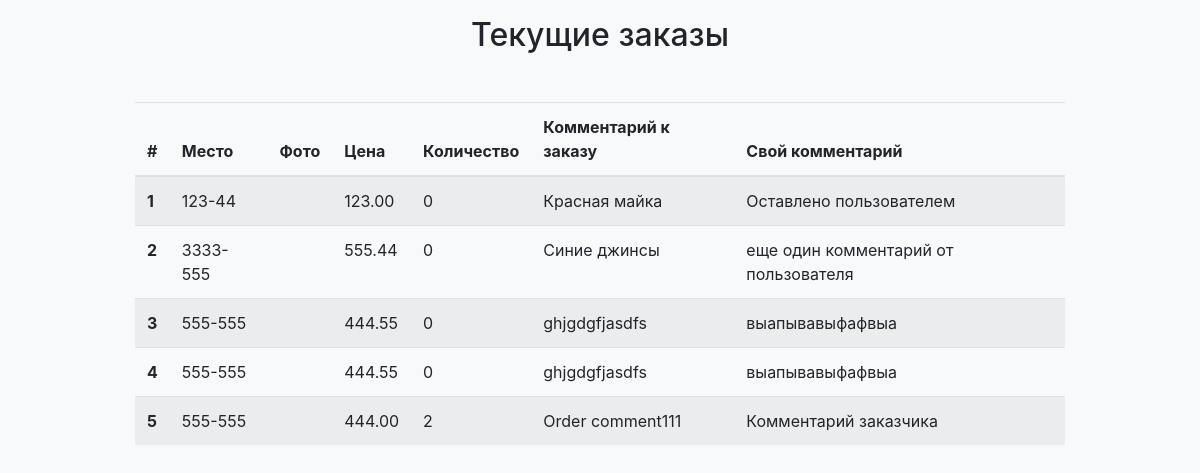
The page /roles/zakazschik/orders_list/ on the database as committed earlier.
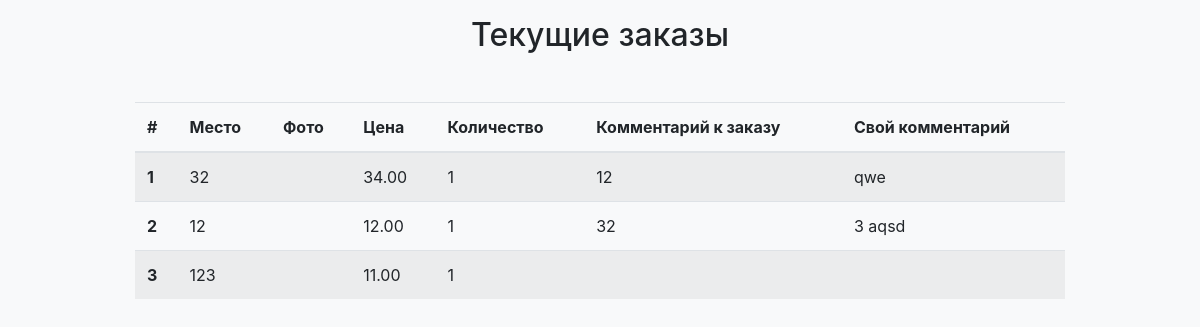
The same page on the database as committed later.
### main/models.py (models this page shows, shortened)
class Order(ModelWithTimestamp, ModelWithUser):
    objects = OrderManager()
    place = models.CharField(max_length=150, blank=True, null=True)
    price = models.DecimalField(max_digits=10, decimal_places=2)
    quantity = models.PositiveIntegerField(default=1)
    order_comment = models.TextField(max_length=255, null=True, blank=True)
    customer_comment = models.TextField(max_length=255, null=True, blank=True)
    ORDER_STATUSES = (
        (OrderStatuses.CREATED, 'Создан'),
        (OrderStatuses.PAID, 'Оплачен'),
        (OrderStatuses.CLOSED, 'Закрыт'),
    )
    status = models.PositiveIntegerField(default=OrderStatuses.CREATED, choices=ORDER_STATUSES)
    active = models.BooleanField(default=True)
    class Meta:
        ordering = ('created_date', )

### main/roles/zakazschik/views.py (the view)
# urls.py: path('orders_list/', OrdersListView.as_view(), name='orders_list'),
class OrdersListView(TemplateView):
    template_name = 'main/orders_list.html'
    def get_context_data(self, **kwargs):
        context = super().get_context_data(**kwargs)
        context['orders'] = _models.Order.objects.all()
        return context

### main/templates/main/orders_list.html (shortened to what this page needs)
{% extends 'base.html' %}
{% block content %}
    <div class="container">
    <h2 class="text-center mt-3 mb-5">Текущие заказы</h2>
    <table class="table table-hover table-striped" id="OrdersTable">
        <thead>
        <tr>
            <th scope="col">#</th>
            <th scope="col">Место</th>
            <th scope="col">Фото</th>
            <th scope="col">Цена</th>
            <th scope="col">Количество</th>
            <th scope="col">Комментарий к заказу</th>
            <th scope="col">Свой комментарий</th>
        </tr>
        </thead>
        <tbody>
        {% for o in orders %}
        <tr>
            <th scope="row">{{ forloop.counter }}</th>
            <td>{{ o.place }}</td>
            <td>{{ o.image }}</td>
            <td>{{ o.price }}</td>
            <td>{{ o.quantity }}</td>
            <td>{{ o.order_comment }}</td>
            <td>{{ o.customer_comment }}</td>
        </tr>
        {% endfor %}
        </tbody>
    </table>
</div>
{% endblock content %}

Rows that differ between the two databases and show on the page:
removed Order: place "123-44", price "123.00", quantity "0", order_comment "Красная майка", customer_comment "Оставлено пользователем"
removed Order: place "3333-555", price "555.44", quantity "0", order_comment "Синие джинсы", customer_comment "еще один комментарий от пользователя"
removed Order: place "555-555", price "444.55", quantity "0", order_comment "ghjgdgfjasdfs", customer_comment "выапывавыфафвыа"
removed Order: place "555-555", price "444.55", quantity "0", order_comment "ghjgdgfjasdfs", customer_comment "выапывавыфафвыа"
removed Order: place "555-555", price "444.00", quantity "2", order_comment "Order comment111", customer_comment "Комментарий заказчика"
added Order: place "32", price "34.00", quantity "1", order_comment "12", customer_comment "qwe"
added Order: place "12", price "12.00", quantity "1", order_comment "32", customer_comment "3 aqsd"
added Order: place "123", price "11.00", quantity "1"
